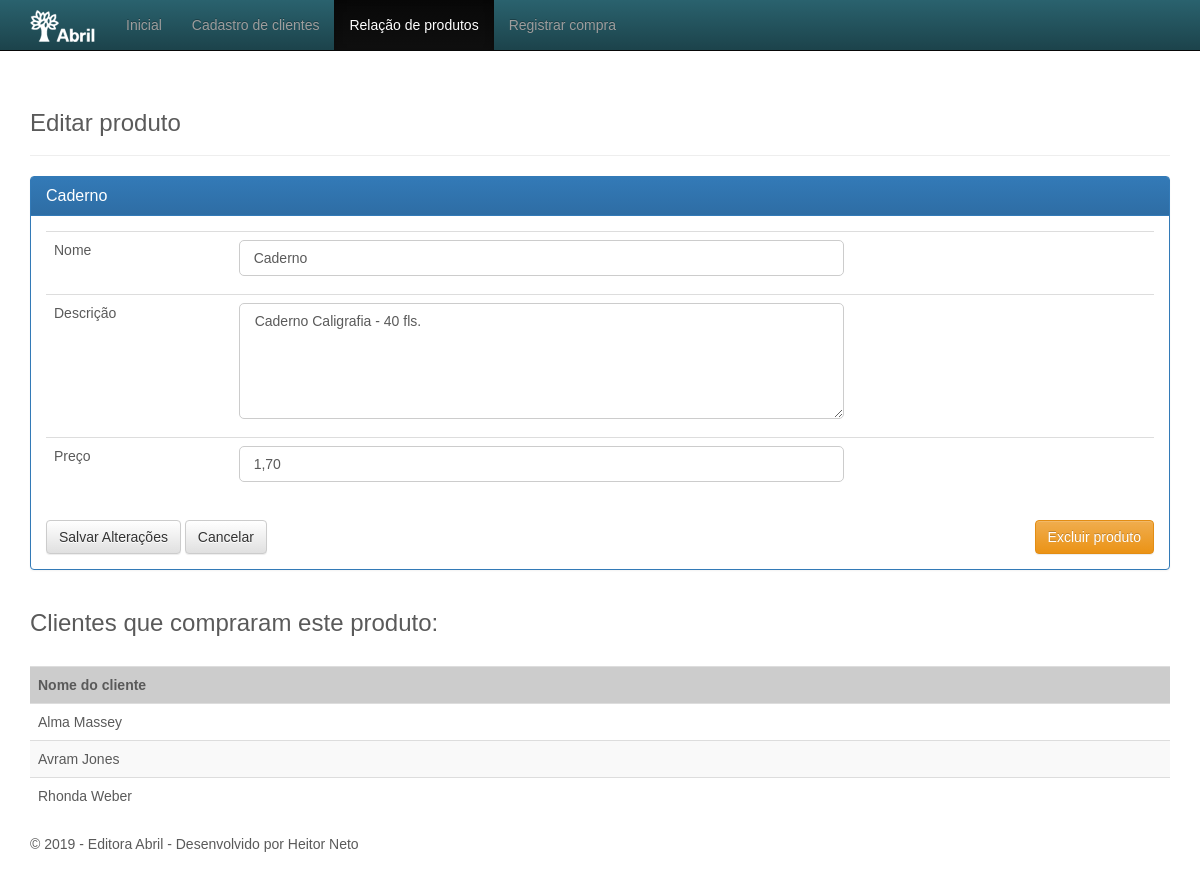
Page /edit_produto.php?id=2 on the committed database.
### tables this page shows
CREATE TABLE `produto` (
  `idproduto` int(11) NOT NULL,
  `nome` varchar(45) DEFAULT NULL,
  `descricao` varchar(255) DEFAULT NULL,
  `preco` decimal(8,2) DEFAULT NULL
);

CREATE TABLE `pedido` (
  `id_produto` int(11) NOT NULL,
  `id_cliente` int(11) NOT NULL
);

CREATE TABLE `cliente` (
  `idcliente` int(11) NOT NULL,
  `nome` varchar(255) DEFAULT NULL,
  `email` varchar(255) DEFAULT NULL,
  `telefone` varchar(20) DEFAULT NULL
);

### edit_produto.php (the view, shortened to what this page needs)
<?php
$id = $_GET['id'];
?>
<!doctype html>
<html>
<head>
    <link href="css/bootstrap.css" rel="stylesheet">
    <link href="css/bootstrap-theme.min.css" rel="stylesheet">
    <link href="css/ie10-viewport-bug-workaround.css" rel="stylesheet">
    <link href="css/theme.css" rel="stylesheet">
    <link href="css/style.css" rel="stylesheet">
    <link href="css/carousel.css" rel="stylesheet">
    <link href="css/sticky-footer.css" rel="stylesheet">
    <link href="css/bootstrap-datetimepicker.min.css" rel="stylesheet">
</head>
<body>
<?php
$busca = "SELECT * FROM produto where idproduto = '$id'";
$retorna_busca = mysql_query($busca);
$resultado = mysql_fetch_object($retorna_busca);
?>
    <nav class="navbar navbar-inverse navbar-fixed-top">
      <div class="container">
        <div class="navbar-header">
          <a class="navbar-brand" style="margin-top:-5px;" href="./"><img src="images/logo_abril.png"></a>
          </div>
          <div class="navbar-collapse collapse">
            <ul class="nav navbar-nav">
              <li><a href="./">Inicial</a></li>
              <li><a href="clientes.php">Cadastro de clientes</a></li>
              <li class="active"><a href="produtos.php">Relação de produtos</a></li>
              <li><a href="compra.php">Registrar compra</a></li>
            </ul>
        </div>
      </div>
    </nav>
<div class="container">
      <div class="page-header">
        <h3>Editar produto</h3>
      </div>
      <div class="row">
        <div class="col-sm-12">
          <div class="panel panel-primary">
            <div class="panel-heading">
              <h3 class="panel-title"><?php echo $resultado->nome;?></h3>
            </div>
            <div class="panel-body">
            	<form name="edit_produto" id="edit_produto" action="edit_produto_proc.php" method="post" onSubmit="return validateForm()">
         <table class="table">
              <tr>
              <td class="col-md-2">Nome</td><td class="col-md-10"><input type="text" name="nome" id="nome" value="<?php echo $resultado->nome;?>" class="col-md-8"></td></tr>
              <tr>
              <td class="col-md-2">Descrição</td><td class="col-md-10"><textarea class="col-md-8" rows="5" name="descricao" id="descricao"><?php echo $resultado->descricao;?></textarea></td></tr>
              <tr>
              <td class="col-md-2">Preço</td><td class="col-md-10"><input type="text" id="preco" name="preco" value="<?php echo $resultado->preco;?>" class="col-md-8 dinheiro"></td></tr></table>
        <button class="btn btn-default" onclick="document.submit()">Salvar Alterações</button> <button type="button" class="btn btn-default" onclick="location.href='produtos.php'">Cancelar</button>      <button type="button" class="btn btn-warning" style="float:right"  onclick="confirmaExclusao();">Excluir produto</button></form>
 </div>
          </div>
        </div>
   <?php
$query = "SELECT pe.*, cl.* FROM pedido AS pe INNER JOIN cliente AS cl ON pe.id_cliente = cl.idcliente where pe.id_produto = '$id'";
$res = mysql_query($query);
$linha = mysql_num_rows($res);
if($linha != 0)
  	{
?>
<div class="col-sm-12">
<h3>Clientes que compraram este produto:</h3><br>
<table class="table table-striped">
<tr style="background-color:#ccc"><td><strong>Nome do cliente</strong></td></tr>
<?php
  while($retorno = mysql_fetch_object($res))
  {
 	echo "<tr><td>" . $retorno->nome . "</td></tr>";
  }
  }
if($linha != 0)
  	{
?>
  </table>
    </div>
<?php
}
?>
      </div>
&copy; <script>document.write(new Date().getFullYear())</script> - Editora Abril - Desenvolvido por Heitor Neto
</div>
</body>
</html>

### css/theme.css (style rules this page uses)
body { padding-top: 70px; padding-bottom: 30px; }

### css/style.css (style rules this page uses)
body { font-family:Arial, sans-serif; }
input:not([type='image']) { border:solid 1px #ccc; border-radius: 5px; padding:7px 14px; margin-bottom:10px }
textarea { border:solid 1px #ccc; border-radius: 5px; padding:7px 14px; margin-bottom:10px }

### css/carousel.css (style rules this page uses)
body { padding-bottom: 40px; color: #5a5a5a; }

### css/sticky-footer.css (style rules this page uses)
html { position: relative; min-height: 100%; }
body { margin-bottom: 30px; }

### rows in the picture
produto: nome "Caderno", descricao "Caderno Caligrafia - 40 fls.", preco "1,70"
pedido: id_cliente.nome "Alma Massey"
pedido: id_cliente.nome "Avram Jones"
pedido: id_cliente.nome "Rhonda Weber"
